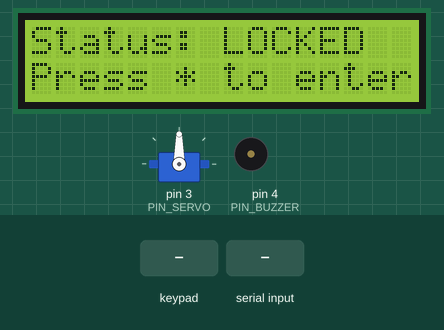
A sketch run on a simulated Arduino Uno, built with avr-gcc and run on an emulated ATmega328P. Shown: 16×2 character LCD, servo, buzzer (waves = sounding). The inputs (shaded band) are chosen by the test bench.

Above: at 1.2 s.
1.3 s: keypad keys 5 6 7 8 * pressed 0.4 s apart
At 3.3 s:
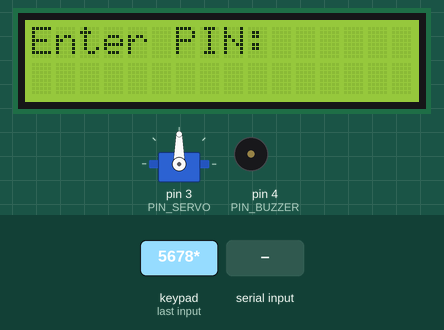
4.8 s: "OPEN\n" received over Serial
At 4.97 s:
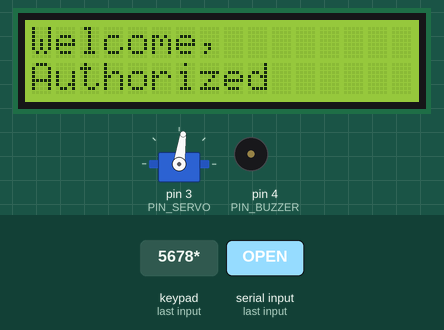
At 7.3 s:
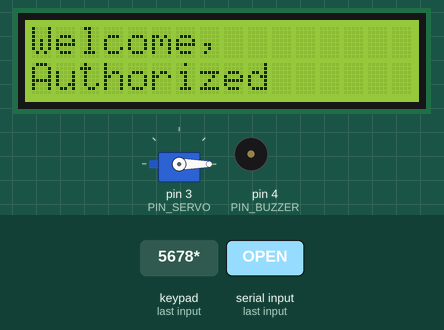
Timing chart, 0 to 13.5 s (numbered marks = the images above; inputs shaded):
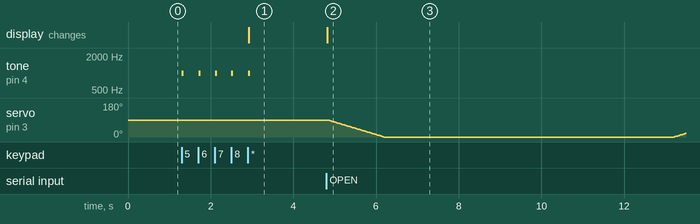

The sketch:

doorlock.ino
```cpp
#include <Adafruit_Keypad.h>
#include <LiquidCrystal_I2C.h>
#include <Servo.h>

const int PIN_BUZZER = 4;
const int PIN_SERVO  = 3;
const byte ROWS = 4, COLS = 4;
char keys[ROWS][COLS] = {{'1','2','3','A'},{'4','5','6','B'},{'7','8','9','C'},{'*','0','#','D'}};
byte rowPins[ROWS] = {5, 6, 7, 8};
byte colPins[COLS] = {9, 10, 11, 12};

Adafruit_Keypad keypad = Adafruit_Keypad(makeKeymap(keys), rowPins, colPins, ROWS, COLS);
LiquidCrystal_I2C lcd(0x27, 16, 2);
Servo door;

String inputBuf = "";
enum State { STATE_LOCKED, STATE_INPUT };
State currentState = STATE_LOCKED;

void setup() {
  Serial.begin(9600);
  keypad.begin();
  lcd.init();
  lcd.backlight();
  pinMode(PIN_BUZZER, OUTPUT);
  door.attach(PIN_SERVO);
  door.write(90);
  showStatus();
}

void showStatus() {
  lcd.clear();
  if(currentState == STATE_LOCKED) {
    lcd.print("Status: LOCKED");
    lcd.setCursor(0,1);
    lcd.print("Press * to enter");
  } else {
    lcd.print("Enter PIN:");
    lcd.setCursor(0,1);
    for(int i=0; i<inputBuf.length(); i++) lcd.print('*');
  }
}

void loop() {
  keypad.tick();
  while(keypad.available()){
    keypadEvent e = keypad.read();
    if(e.bit.EVENT == KEY_JUST_PRESSED){
      char k = (char)e.bit.KEY;
      tone(PIN_BUZZER, 1000, 50);

      if(currentState == STATE_LOCKED && k == '*') {
        currentState = STATE_INPUT;
        inputBuf = "";
        showStatus();
      }
      else if(currentState == STATE_INPUT){
        if(k >= '0' && k <= '9' && inputBuf.length() < 4) {
          inputBuf += k;
          showStatus();
        }
        else if(k == '#' || k == 'A'){
          Serial.println("{\"event\":\"PIN_SUBMITTED\",\"pin\":\"" + inputBuf + "\"}");
          lcd.clear();
          lcd.print("Verifying...");
        }
      }
    }
  }

  if(Serial.available() > 0){
    String res = Serial.readStringUntil('\n');
    res.trim();

    if(res == "OPEN" || res.startsWith("OPEN:")){
      String name = res.startsWith("OPEN:") ? res.substring(5) : "Authorized";
      lcd.clear();
      lcd.print("Welcome,");
      lcd.setCursor(0,1);
      lcd.print(name);

      // Smooth Opening (90 to 0 degrees)
      for (int pos = 90; pos >= 0; pos -= 1) {
        door.write(pos);
        delay(15);
      }

      delay(7000);

      // Smooth Closing (0 to 90 degrees)
      for (int pos = 0; pos <= 90; pos += 1) {
        door.write(pos);
        delay(15);
      }

      currentState = STATE_LOCKED;
      showStatus();
    }
    else if(res == "DENY"){
      lcd.clear();
      lcd.print("ACCESS DENIED");
      delay(2000);
      currentState = STATE_LOCKED;
      showStatus();
    }
  }
}
```

Measured:
- after the input at 1.3 s, tone on pin 4 (PIN_BUZZER): alternates 1000 Hz for 0.05 s and silent for 0.35 s, 10 changes in all, then stays silent, starting at once; the display: changes after 1.6 s (image 1)
- after the input at 4.8 s, the display: changes at once (image 2)
